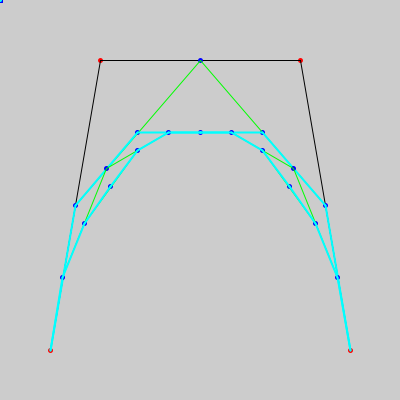
Frame 1 (no input)
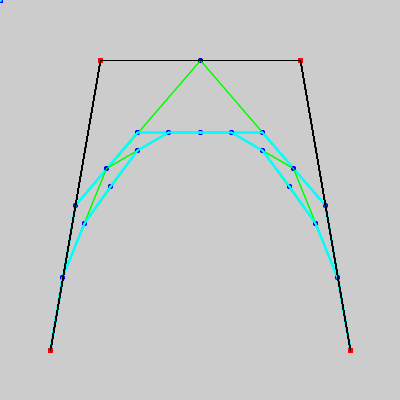
Frame 60 (the mouse pressed at the canvas centre just before this capture)
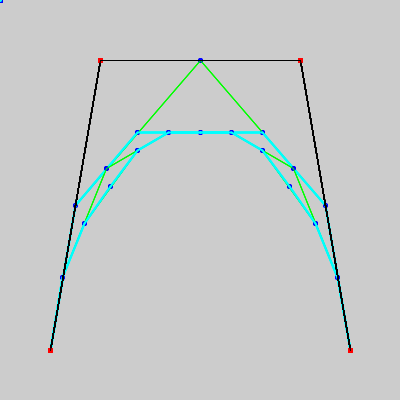
Frame 120 (the mouse held since frame 60 and released just before this capture)

The Processing sketch that drew these frames (run headless with seeded random() and noise(); from frame 60 on, the mouse is pressed at the canvas centre):

// Processing sketch: sketch_140931c
// ── sketch_140931c.pde
PVector [] P = {  


  new PVector( 50, 350 ), 


  new PVector(100, 60 ), 


  new PVector( 300, 60 ), 


  new PVector( 350, 350 ) 


};


PVector [] midpoint = new PVector[6];
PVector [] mPoint = new PVector[8];
PVector [] divPoint = new PVector[4];
PVector [] divPoint2 = new PVector[4];
PVector [] tmpPoint = new PVector[16];
PVector [] tmpPoint2 = new PVector[16];

int t= 0;
int count =0;
int count2 =0;
int count3 =0;
void setup() 
{ 

  size(400,400); 
   noFill(); 
  

} 



void draw() 
{ 
  stroke(255.0, 0.0, 0.0); 
  strokeWeight(5.0);
 PVector [] Q = new PVector [P.length];
  
  //P point 
  for(int i=0; i<Q.length; i++)
  {
    point(P[i].x,P[i].y);
  }
  stroke(0.0, 0.0, 0.0); 
  strokeWeight(1.0);
  for(int j=0; j<3; j++)
  {
     line(P[j].x,P[j].y,P[j+1].x,P[j+1].y);
  }
  
//    midpoint(P);
//    midpointLinePoint(midpoint);
//    P7toP8(P,midpoint);

 
  if(t<3)
  {
   BezierbyMid(P,2);
   t++;
  }
}

void midpoint(PVector [] n)
{
   for(int z=0; z<6; z++)
   {
      midpoint[z] = new PVector(0,0);
   }
   int cot =0;
   for(int i=0; i<3; i++)
   {
       midpoint[cot].x =  n[i].x +(n[i+1].x-n[i].x)/2;
       midpoint[cot].y =  n[i].y +(n[i+1].y-n[i].y)/2;
       cot++;
   }
   
   for(int j=0; j<2; j++)
   {
       midpoint[cot].x  = midpoint[j].x+(midpoint[j+1].x-midpoint[j].x)/2;
       midpoint[cot].y = midpoint[j].y+(midpoint[j+1].y-midpoint[j].y)/2;
       cot++;
   }
   
    midpoint[cot].x = midpoint[cot-2].x + (midpoint[cot-1].x- midpoint[cot-2].x)/2; 
    midpoint[cot].y = midpoint[cot-2].y + (midpoint[cot-1].y- midpoint[cot-2].y)/2; 
   
}


void midpointLinePoint(PVector [] n)
{
  
   stroke(0.0, 0.0,255.0); 
   strokeWeight(5.0);
   for(int i=0; i<n.length; i++)
   {
      point(n[i].x,n[i].y);   
   }
   
   stroke(0.0, 255.0,0.0); 
   strokeWeight(1.0);
   for(int j=0; j<3; j++)
   {
     if(j ==2)
     {
       line(n[j+1].x,n[j+1].y,n[j+2].x,n[j+2].y); 
     }
     else
     {
       line(n[j].x,n[j].y,n[j+1].x,n[j+1].y); 
     }
   }
}

void P7toP8(PVector [] n1, PVector [] n2)
{
  for(int z=0; z<8; z++)
   {
      mPoint[z] = new PVector(0,0);
   }
   
   mPoint[0] = n1[0];
   mPoint[7]= n1[3];
   
   mPoint[1] = n2[0];
   mPoint[2] = n2[3];
   mPoint[3] = n2[5];
   mPoint[4] = n2[5];
   mPoint[5] = n2[4];
   mPoint[6] = n2[2]; 
   
//   stroke(0.0, 255.0,255.0); 
//   strokeWeight(2.0);
//   for(int i=0; i<7; i++)
//   {
//     line(mPoint[i].x,mPoint[i].y,mPoint[i+1].x,mPoint[i+1].y);
//   }
//   
}

void P8draw(PVector [] n)
{

   count2 =0;
  
  for(int y=0; y<16; y++)
   {
      tmpPoint[y] = new PVector(0,0);
   }
  for(int i=0; i<8; i++)
  {
    tmpPoint[count2] = n[i];
    count2++;
    print(tmpPoint[i].x +","+tmpPoint[i].y + "\n");
  }
  stroke(0.0, 255.0,255.0); 
  strokeWeight(2.0);
   for(int i=0; i<7; i++)
   {
     line(tmpPoint[i].x,tmpPoint[i].y,tmpPoint[i+1].x,tmpPoint[i+1].y);
   }
   
}


void BezierbyMid(PVector [] n, int n1)
{
      
     count =0;
     count2 =0;
     count3 =0;
      
       midpoint(P);
       midpointLinePoint(midpoint);
       P7toP8(P,midpoint);
       P8draw(mPoint);
       
       
      for(int i=1; i<4; i++)
      {
       
        BezierbyOuput(tmpPoint, n1);
      }
       
      
 
}

void BezierbyOuput(PVector [] n,int n1)
{
 
  int cot = count2;
   count =0;

     for(int j=0; j<16; j++)
         {
           tmpPoint2[j] = tmpPoint[j];
         }

  for(int z=0; z<4; z++)
   {
      divPoint[z] = new PVector(0,0);
   }
   
     for(int z=0; z<4; z++)
   {
      divPoint2[z] = new PVector(0,0);
   }

  for(int j=0; j<4; j++)
  {
     for(int i=0; i<4; i++)
     {
       
        print(count+"\n");
        
        divPoint[i]= tmpPoint2[count];
        //print(divPoint[i].x +","+divPoint[i].y + "\n");

        count++;
   
     }
      midpoint(divPoint);
      midpointLinePoint(midpoint);
      P7toP8(divPoint,midpoint);
      P8draw(mPoint);
  }
 
}
